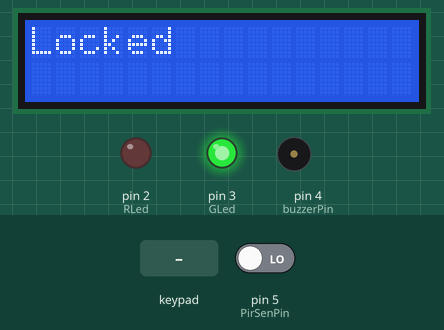
The sketch below on a simulated Arduino Uno, built with avr-gcc and run on an emulated ATmega328P. Parts: 16×2 character LCD, output pins drawn as LEDs (lit = HIGH), buzzer (waves = sounding). The inputs (shaded band) are chosen by the test bench; at power-on: pin 5 (PirSenPin) LOW. What the sketch prints to the serial monitor is not drawn.

Above: at 1.6 s.
1.7 s: pin 5 (PirSenPin) driven HIGH
At 2.6 s:
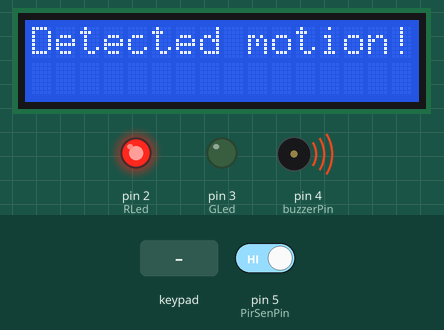
4.4 s: keypad keys 1 2 1 1 1 0 9 # pressed 1.5 s apart
At 5.4 s:
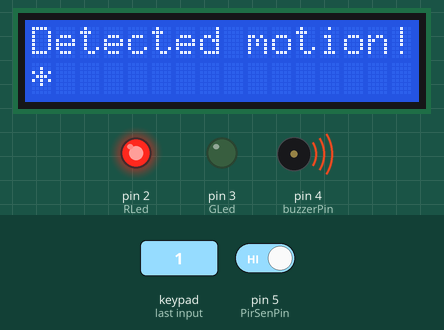
17.9 s: key '*' pressed
At 18.2 s:
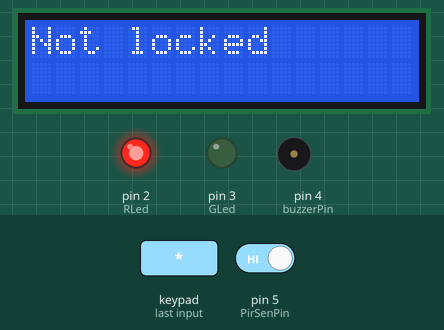
20.6 s: keypad keys 1 2 1 1 1 0 9 * pressed 1.5 s apart
At 21.2 s:
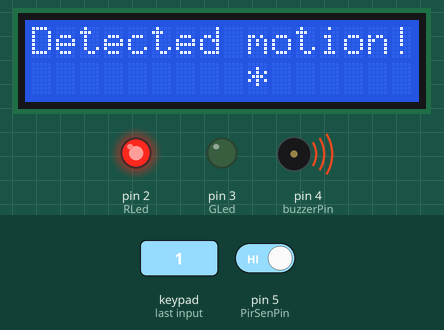
34.1 s: pin 5 (PirSenPin) driven LOW
At 34.9 s:
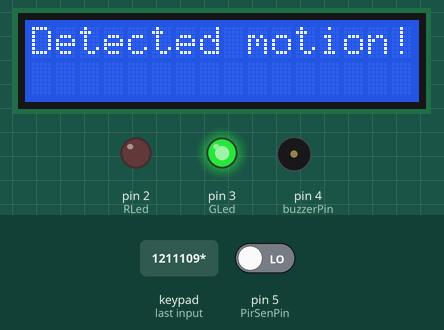
Timing chart, 0 to 37.1 s (numbered marks = the images above; inputs shaded):
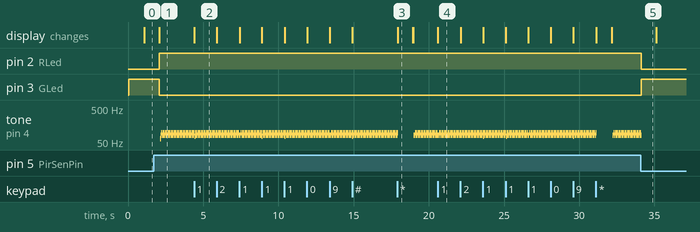

The sketch:

alarm_system.ino
```cpp
#include <LiquidCrystal_I2C.h>
#include <Wire.h>
#include <Keypad.h>

int buzzerPin = 4;
int PirSenPin = 5;
int pirValue;
int ValuePirSenPin = 0;
int RLed= 2;
int GLed = 3;
String pass = "1234";
String mypass = "";
int c = -1;

const byte ROWS = 4; //rows
const byte COLS = 3; //columns
char keys[ROWS][COLS] = {
  {'1','2','3'},
  {'4','5','6'},
  {'7','8','9'},
  {'*','0','#'}
};
byte rowPins[ROWS] = {12,11,10,9 }; //Row
byte colPins[COLS] = {8,7,6}; //Column

LiquidCrystal_I2C lcd(0x27,16,2);

Keypad keypad = Keypad( makeKeymap(keys), rowPins, colPins, ROWS, COLS );

void setup(){
  Serial.begin(9600);
  lcd.init();
  lcd.backlight();
  pinMode(buzzerPin, OUTPUT);
  pinMode(PirSenPin, INPUT);
  pinMode(RLed, OUTPUT);
  pinMode(GLed, OUTPUT);
}

void loop(){
  ValuePirSenPin = digitalRead(PirSenPin);
  Serial.println(ValuePirSenPin);
  digitalWrite(buzzerPin,LOW);
  if (ValuePirSenPin == HIGH) {
      digitalWrite(buzzerPin,HIGH);
      digitalWrite(RLed, HIGH);
      digitalWrite(GLed, LOW);
      lcd.setCursor(0,0);
      lcd.print("Detected motion!");
      char key = keypad.getKey();
      if (key){
        Serial.println(key);
        c = c + 1;
        lcd.setCursor(c, 1);
        lcd.print("*");
      }
      if (key == '1'){
        mypass = mypass + 1;
      }
      if (key == '2'){
        mypass = mypass + 2;
      }
      if (key == '3'){
        mypass = mypass + 3;
      }
       if (key == '4'){
        mypass = mypass + 4;
      }
      if (key == '5'){
        mypass = mypass + 5;
      }
       if (key == '6'){
        mypass = mypass + 6;
      }
       if (key == '7'){
        mypass = mypass + 7;
      }
       if (key == '8'){
        mypass = mypass + 8;
      }
      if (key == '9'){
        mypass = mypass + 9;
      }
      if (key == '0'){
        mypass = mypass + 0;
      }
      if (key == '*')
        {
          Serial.println(mypass);
          if (pass == mypass){
              lcd.clear();
              lcd.setCursor(0,0);
              lcd.print("Pass True Locked");
              delay(3000);
              lcd.clear();
              lcd.setCursor(0,0);
              lcd.print("Locked");
              digitalWrite(RLed, LOW);
              digitalWrite(GLed, HIGH);
              digitalWrite(buzzerPin,LOW);
              delay(3000);
              ValuePirSenPin = LOW;
              digitalWrite(PirSenPin,LOW);
              mypass = "";
            }
            else
            {
              lcd.clear();
              lcd.setCursor(0,0);
              lcd.print("Not locked");
              delay(1000);
              lcd.clear();
              lcd.println("Enter password: ");
              ValuePirSenPin = 1;
            }
        }
     digitalWrite(PirSenPin,LOW);
     digitalWrite(PirSenPin,LOW);
  }
  else{
     digitalWrite(RLed, LOW);
     digitalWrite(GLed, HIGH);
     delay(1000);
     lcd.clear();
     lcd.setCursor(0,0);
     lcd.print("Locked");
     digitalWrite(buzzerPin,LOW);
     delay(1000);
     c=-1;
   }
}
```

Measured:
- after the input at 1.7 s, pin 2 (RLed): LOW → HIGH after 0.37 s; pin 3 (GLed): HIGH → LOW after 0.37 s; tone on pin 4 (buzzerPin): silent → 63 Hz after 0.45 s, then repeats every 0.08 s: 78 Hz 0.04 s, 94 Hz 0.04 s; the display: changes after 0.39 s (image 1)
- after the input at 4.4 s, the display: changes at once (image 2)
- after the input at 17.9 s, the display: changes at once (image 3)
- after the input at 20.6 s, the display: changes at once (image 4)
- after the input at 34.1 s, pin 2 (RLed): HIGH → LOW at once; pin 3 (GLed): LOW → HIGH at once
- what the display in image 3 shows lasts 1.0 s, from 17.9 s to 18.9 s
